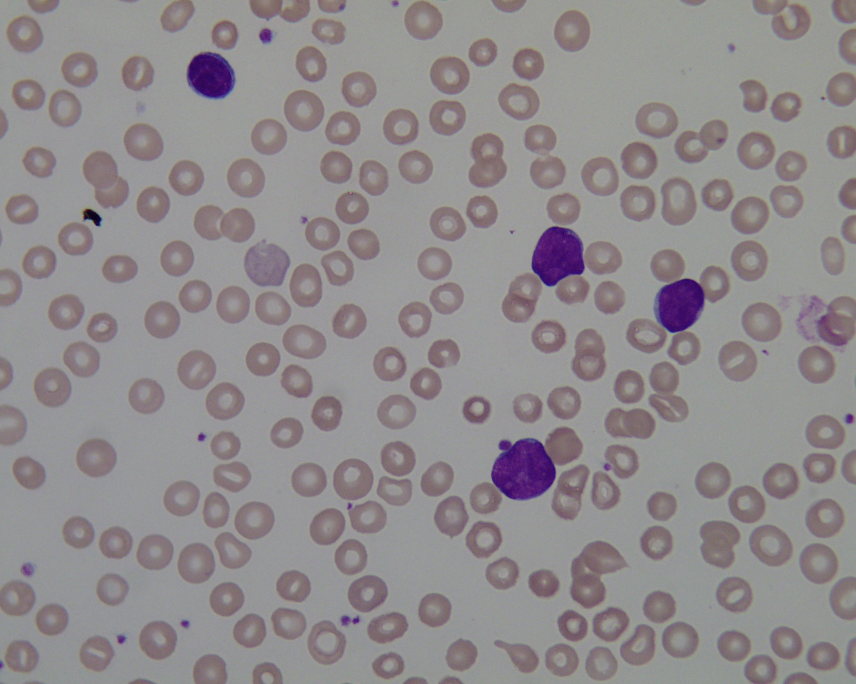
#> input picture test/Im024_1.jpg, 1712 x 1368 px (shown at 1/2 size)
$ python -i segment_parasites.py   (imports and definitions only)
#> lines starting #> are read from the running program, lines starting #| are printed output that depends on the picture; after the words box and inside, x2 and y2 are one past the last pixel; in counts of white or black regions, pixels touching at a corner belong together
#> further down, picture is the input picture: shape (1368, 1712, 3); mean B, G, R 141.5, 139.3, 144.2
#!/usr/bin/env python3
# -*- coding: utf-8 -*-
"""
Created on Mon Jan  6 11:23:49 2020

@author: pmanescu
"""
import argparse
import os
import sys
import numpy as np
import csv
import cv2
import argparse
import imageio
from skimage.filters import threshold_otsu, threshold_mean, threshold_local, threshold_isodata
from skimage.measure import label, regionprops
from skimage.morphology import remove_small_objects
from skimage.morphology import square
from skimage.segmentation import clear_border
from sklearn.preprocessing import StandardScaler
from sklearn.decomposition import PCA
import time

parser = argparse.ArgumentParser(description='FastMal parasite segmentation')
# [5 lines not run here, left out]


def crop_and_save2(complete_image, bbox, shapeid, output_dir, size=64):
    """ Crops and saves a region from an image """
    x_0, y_0 = bbox[0], bbox[1]
    x_1, y_1 = bbox[2], bbox[3]

    nx_0 = max(int(x_0+(x_1-x_0)/2 - size/2),0)
    ny_0 = max(int(y_0+(y_1-y_0)/2 - size/2),0)
    nx_1 = min(nx_0 + size, complete_image.shape[1])
    ny_1 = min(ny_0 + size, complete_image.shape[0])
    #roi_type = shape['type'].split(':')[-1]
    roi_file = os.path.join(output_dir, str(shapeid)+'.png')
    cropped_image = complete_image[ny_0:ny_1, nx_0: nx_1,:]
    imageio.imwrite(roi_file, cropped_image)


def crop_and_save3(complete_image, centroid, shapeid, output_dir, size=64):
    """ Crops and saves a region from an image """

    nx_0 = max(int(centroid[0] - size/2),0)
    ny_0 = max(int(centroid[1] - size/2),0)
    nx_1 = min(nx_0 + size, complete_image.shape[1])
    ny_1 = min(ny_0 + size, complete_image.shape[0])
    #roi_type = shape['type'].split(':')[-1]
    roi_file = os.path.join(output_dir, str(shapeid)+'.png')
    cropped_image = complete_image[ny_0:ny_1, nx_0: nx_1,:]
    imageio.imwrite(roi_file, cropped_image)


def parasitesonly(rgb_image):
    #path = str(path)
    gray_f = cv2.cvtColor(rgb_image, cv2.COLOR_BGR2GRAY)
    #b = cv2.GaussianBlur(gray_f,(9,9),0)
    b= cv2.medianBlur(gray_f,9)#.astype('uint8')
    #cv2.imwrite('b.png', b)
    b_min=np.amin(b)
#> b_min = 9
    b_max=np.amax(b)
#> b_max = 161
    b1= np.clip(b, b_min, int(0.7*b_max), out=None)
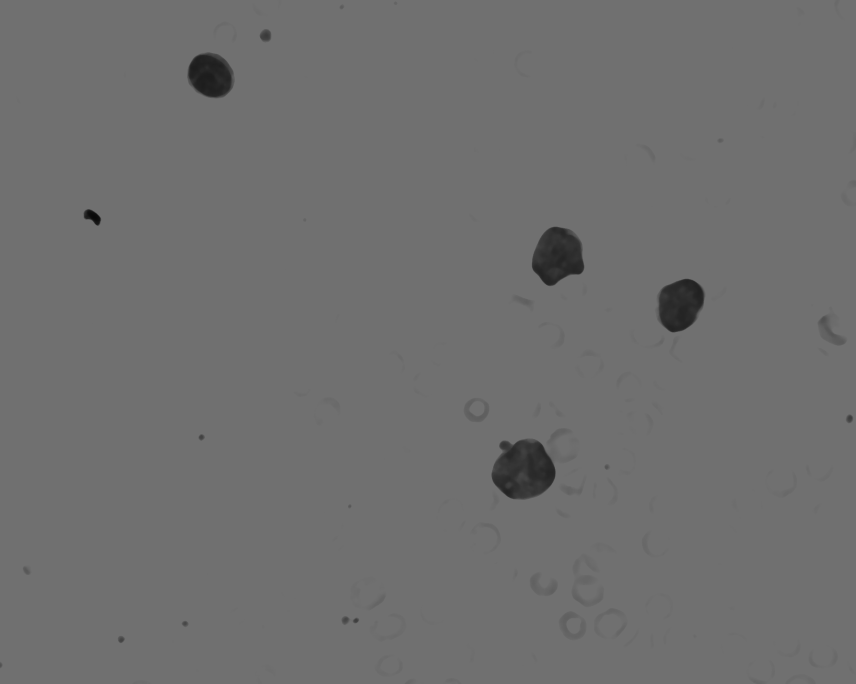
#> b1: shape (1368, 1712) (shown at 1/2 size); min 9, max 112, mean 110.9
    b1=np.amax(b1)-b1
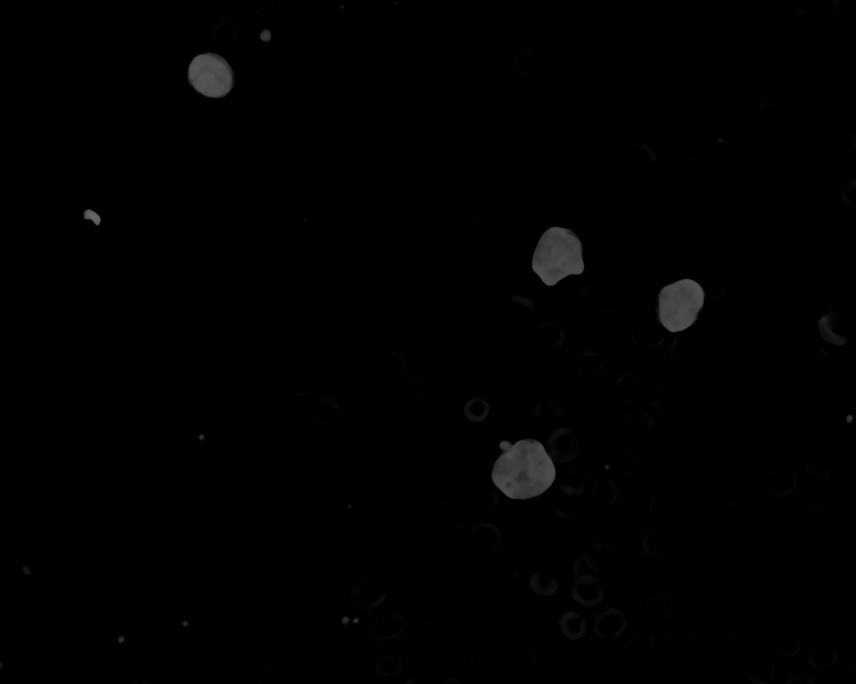
#> b1: shape (1368, 1712) (shown at 1/2 size); min 0, max 103, mean 1.1
    t = threshold_otsu(b1)
#> t = 32


    #t = cv2.adaptiveThreshold(b,255,cv2.ADAPTIVE_THRESH_GAUSSIAN_C,\
    #        cv2.THRESH_BINARY,11,2)


    #mask = 1-(1*(b1>t).astype(np.uint8))
    mask=(b1>t).astype(np.uint8)
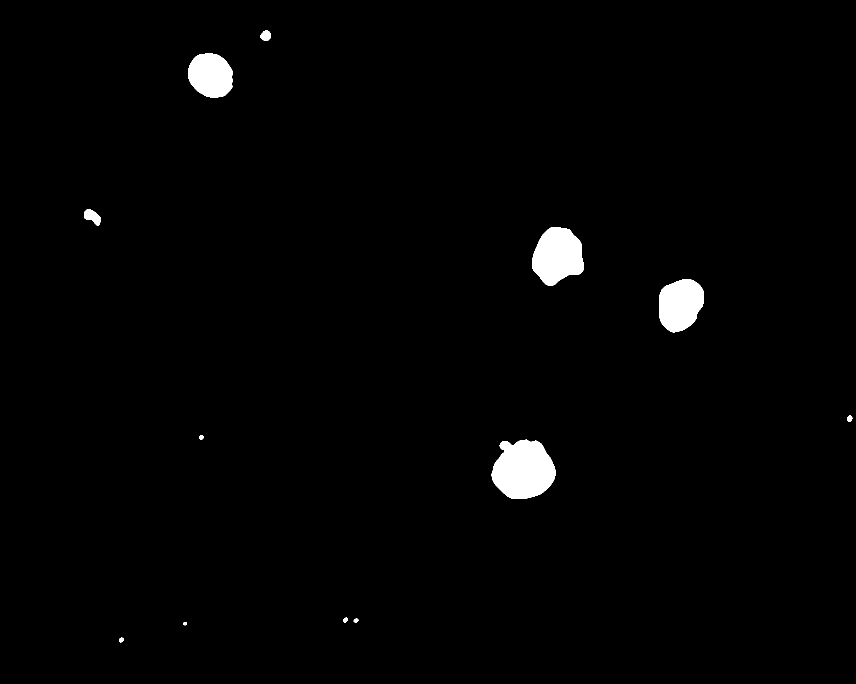
#> mask: shape (1368, 1712) (shown at 1/2 size); values 0 (black) and 1 (white), 1.5% white; 12 white regions, largest, box (x1, y1, x2, y2) and area: (983, 879, 1111, 998) 11546, (1064, 454, 1168, 572) 8882, (1318, 558, 1408, 665) 7432
    kernel = np.ones((10,10),np.uint8)
    closing = 255*cv2.morphologyEx(mask, cv2.MORPH_CLOSE, kernel)
#> closing: shape (1368, 1712); 1.5% white; 12 white regions, largest, box (x1, y1, x2, y2) and area: (984, 880, 1112, 999) 11623, (1065, 455, 1169, 573) 8882, (1319, 559, 1409, 666) 7432

    from skimage import morphology
    small_artefacts = 255*morphology.remove_small_objects(closing.astype(bool), min_size=100, connectivity=4).astype(np.uint8)
    #cv2.imwrite('small_artefacts.png', small_artefacts)
    parasites_gone = 255*morphology.remove_small_objects(small_artefacts.astype(bool), min_size=900, connectivity=4).astype(np.uint8)
#> parasites_gone: shape (1368, 1712); 1.5% white; 4 white regions, box (x1, y1, x2, y2) and area: (984, 880, 1112, 999) 11623, (1065, 455, 1169, 573) 8882, (1319, 559, 1409, 666) 7432, (377, 107, 467, 196) 6301
    #cv2.imwrite('parasites_gone.png', parasites_gone)
    #parasites_gone1 = cv2.imread('parasites_gone.ong')
    #print(closing.shape, parasites_gone.shape)
    parasites_only = cv2.subtract(small_artefacts, parasites_gone) #how to make them the same size?
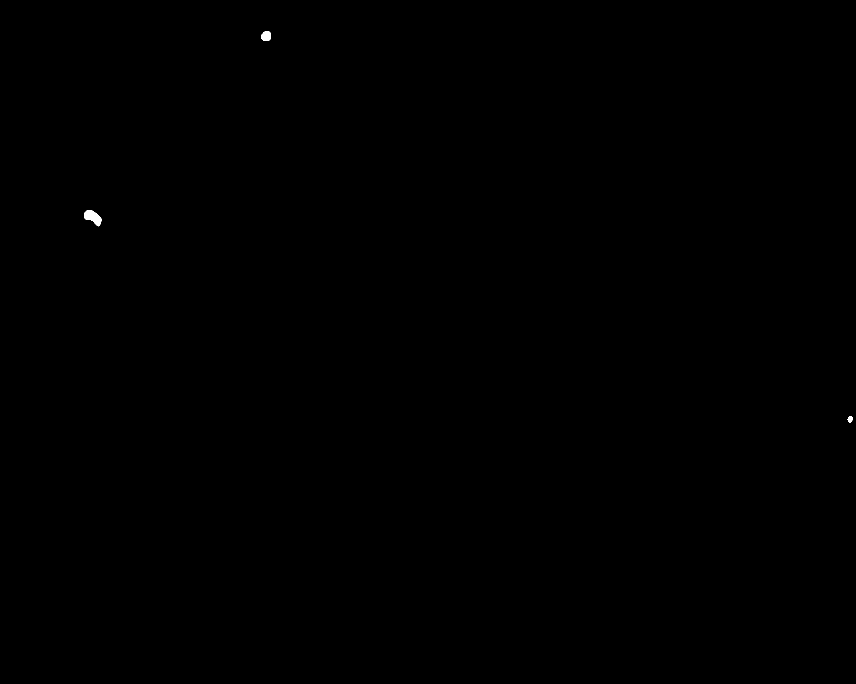
#> parasites_only: shape (1368, 1712) (shown at 1/2 size); 0.05% white; 3 white regions, box (x1, y1, x2, y2) and area: (169, 420, 203, 453) 660, (522, 62, 542, 82) 325, (1695, 832, 1706, 845) 103
    # [4 lines of commented-out code are left out]
    return parasites_only


def chop_thumbnails(image, output_dir, current_shapeid=0):
    shapeid = current_shapeid


    mp_masks=parasitesonly(image)

    output  = cv2.connectedComponentsWithStats(mp_masks, connectivity=8)
#    num_labels = output[0]
#    labels = output[1]
#    stats = output[2]
    centroids = output[3]
#> centroids = [[855.7, 683.6], [532.1, 71.94], [185.6, 434.1], [1700, 838]]
#
    for c in centroids:
        crop_and_save3(image, c, shapeid, output_dir)
        shapeid=shapeid+1
#> this loop made 4 passes
#> (c, nx_0 in crop_and_save3, ny_0 in crop_and_save3, nx_1 in crop_and_save3, ny_1 in crop_and_save3) on passes 1 to 4: ([855.7, 683.6], 823, 651, 887, 715), ([532.1, 71.94], 500, 39, 564, 103), ([185.6, 434.1], 153, 402, 217, 466), ([1700, 838], 1668, 805, 1712, 869)
#> pass 1, in crop_and_save3, `cropped_image = complete_image[ny_0:ny_1, nx_0: nx_1,:]`:
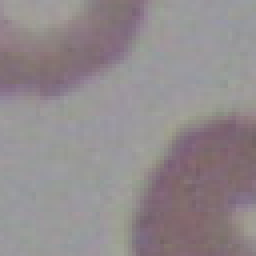
#> cropped_image: shape (64, 64, 3) (shown 4 times larger); mean B, G, R 141.5, 138.7, 146.2
#> pass 2, in crop_and_save3 (call 2), `cropped_image = complete_image[ny_0:ny_1, nx_0: nx_1,:]`:
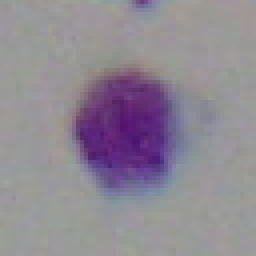
#> cropped_image: shape (64, 64, 3) (shown 4 times larger); mean B, G, R 147.6, 136.8, 143.9
#> pass 3, in crop_and_save3 (call 3), `cropped_image = complete_image[ny_0:ny_1, nx_0: nx_1,:]`:
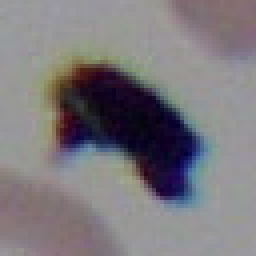
#> cropped_image: shape (64, 64, 3) (shown 4 times larger); mean B, G, R 125.3, 120.9, 124.7
#> after the loop, shapeid = 4


    return shapeid


# [1 line that did not run here, left out]


# [2 lines not run here, left out]

# [1 line that did not run here, left out]
#print(fmal_list)


# [2 lines not run here, left out]
# [1 line that did not run here, left out]
# [3 lines that did not run here, left out]
#print (subdirs)
# [34 lines not run here, left out]


#python segment_parasites.py --dataset_path /home/pmanescu/OMERO/testGit/FASt-Mal-IMS/omero/vagrant/TestOmeroScripts/trainFovSlides/ --dataset_path2 /home/pmanescu/Data/Dataset4/ --slide_list /home/pmanescu/SkyNet/VGG/mp_initialData/slides_labelsd2d4.csv --output_folder /home/pmanescu/SkyNet/VGG/mp_segmented/Train


>>> import cv2
>>> picture = cv2.imread('../test/Im024_1.jpg')
>>> result = chop_thumbnails(picture, 'out.png')
#> result = 4
